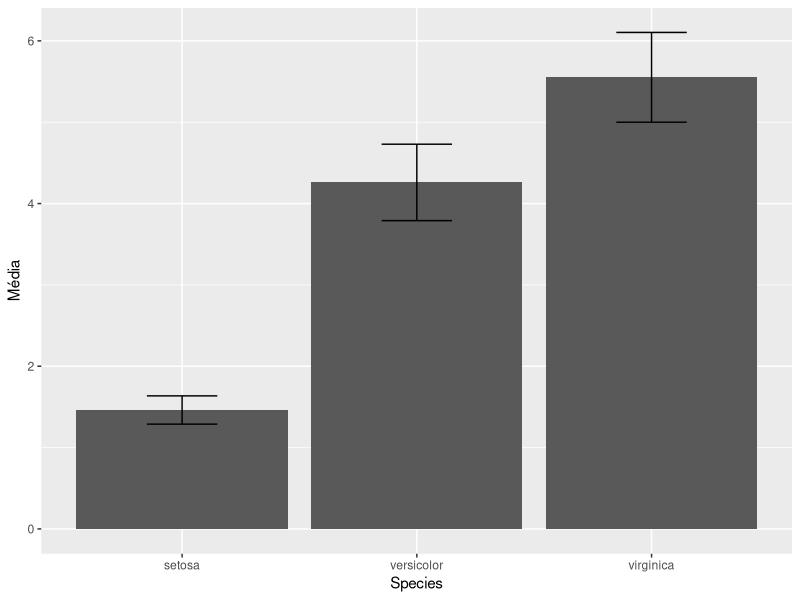

Here is the R script that generated this plot: (Note: this script raises an error after producing the figure.)
library(tidyverse)

iris %>%
  group_by(Species) %>%
  summarise("Média" = mean(Petal.Length),
            "Desvio Padrão" = sd(Petal.Length)) %>%
    ggplot(aes(x = Species, y = Média)) +
      geom_bar(stat = "identity", position = "dodge") +
      geom_errorbar(aes(x = Species,
                        ymin = Média-`Desvio Padrão`,
                        ymax = Média+`Desvio Padrão`),
                    width = 0.3)
a
